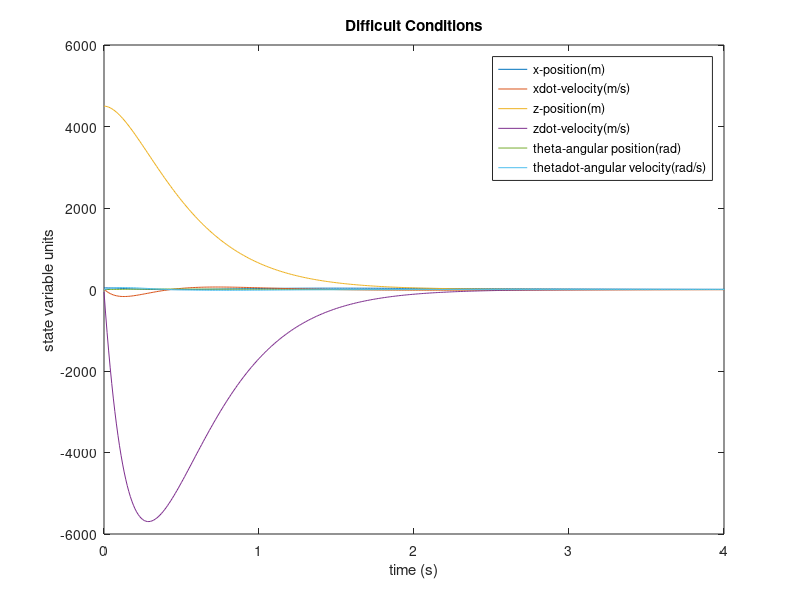

Reproduce this figure in MATLAB.
clear all; clc;
%Mass, Dimensions, Gravity
m = 950;
a = 1.3;
b = 1.7;
g = 3.711;

% - Moment of Inertia
J = m*((2*a)^2 + (2*b)^2)/12;

%Matrices
A=[0 1 0 0 0 0 ; 0 0 0 0 -g 0 ; 0 0 0 1 0 0 ; 0 0 0 0 0 0 ; 0 0 0 0 0 1 ; 0 0 0 0 0 0];
B=[0,0;1/(sqrt(2)*m),-1/(sqrt(2)*m);0 0 ;1/(sqrt(2)*m), 1/(sqrt(2)*m); 0,0;(sqrt(2)/2)*(a-b)/J,-(sqrt(2)/2)*(a-b)/J];
C=eye(6);
K=(place(A,B,[-1,-2,-3,-4,-5,-6]));

%initial conditions
x0=[40;10;4500;-60;0.1;0.01];

%Feedback
[t,x]=ode45(@(t,x)(A-B*K)*x,[0:0.01:100],x0);
plot(t,C*x')
title('Difficult Conditions')
xlabel('time (s)')
ylabel('state variable units')
legend({'x-position(m)','xdot-velocity(m/s)','z-position(m)','zdot-velocity(m/s)','theta-angular position(rad)','thetadot-angular velocity(rad/s)'},'Location','northeast')
xlim([0,4])